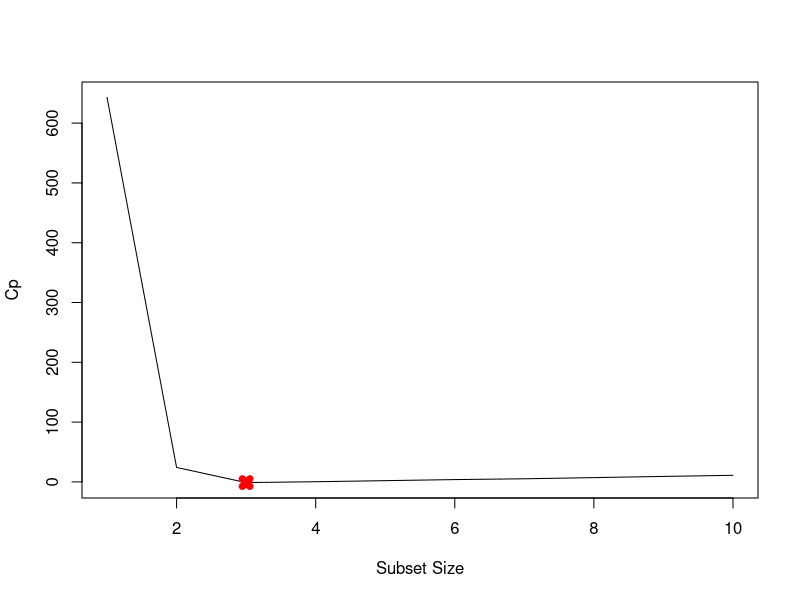
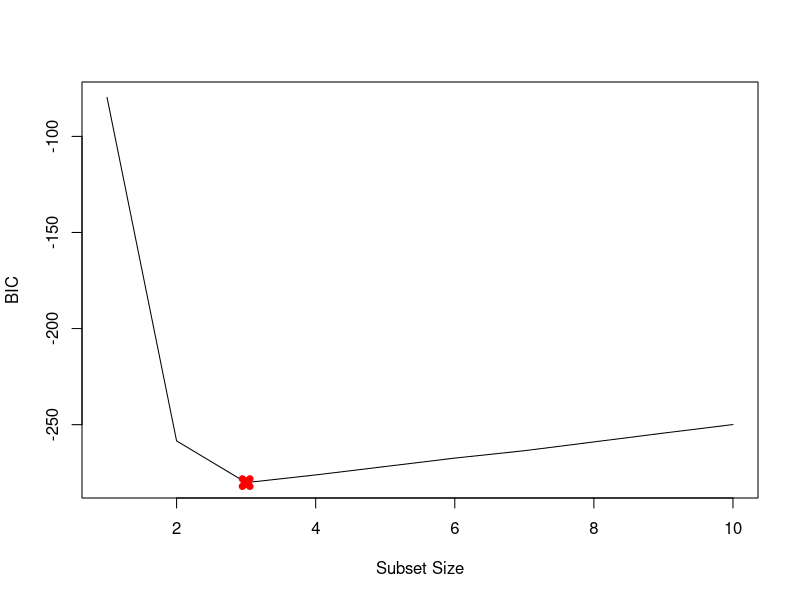
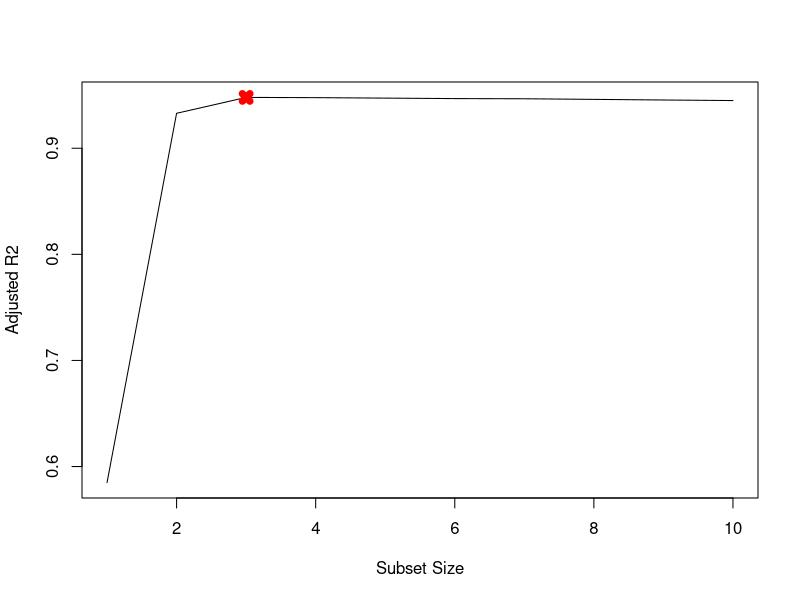

These figures' R source, in order:

#(a) 使用rnorm ()函数生成长度为n =100 的预测变量X和长度n =100的噪声向量
set.seed(1)
X = rnorm(100)
eps = rnorm(100)


#(b) 依据以下模现产生长度为n =100 的响应变量Y

beta0 = 3
beta1 = 2
beta2 = -3
beta3 = 0.3
Y = beta0 + beta1 * X + beta2 * X^2 + beta3 * X^3 + eps

library(leaps)
data.full = data.frame(y = Y, x = X)
mod.full = regsubsets(y ~ poly(x, 10, raw = T), data = data.full, nvmax = 10)
mod.summary = summary(mod.full)

# Find the model size for best cp, BIC and adjr2
which.min(mod.summary$cp)
which.min(mod.summary$bic)
which.max(mod.summary$adjr2)

# Plot cp, BIC and adjr2
plot(mod.summary$cp, xlab = "Subset Size", ylab = "Cp", pch = 20, type = "l")
points(3, mod.summary$cp[3], pch = 4, col = "red", lwd = 7)

plot(mod.summary$bic, xlab = "Subset Size", ylab = "BIC", pch = 20, type = "l")
points(3, mod.summary$bic[3], pch = 4, col = "red", lwd = 7)

plot(mod.summary$adjr2, xlab = "Subset Size", ylab = "Adjusted R2", pch = 20, 
     type = "l")
points(3, mod.summary$adjr2[3], pch = 4, col = "red", lwd = 7)

coefficients(mod.full, id = 3)
